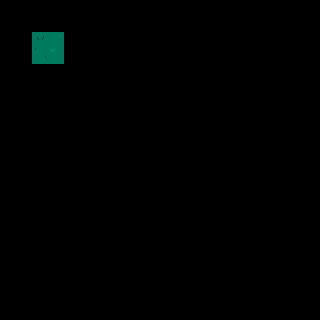

Rendered tile map (Tiled .tmx) drawn with the repository's tilesets; below, a short description and the full map source, tile grids included:
An orthogonal 10x10 tile map with 32x32 px tiles, 10 tile layers (regions, input_ground, output1_ground, output2_ground, ...).

<map version="1.9" tiledversion="1.9.0" orientation="orthogonal" renderorder="right-down" width="10" height="10" tilewidth="32" tileheight="32" infinite="0" nextlayerid="11" nextobjectid="1">
 <tileset firstgid="1" source="../../Tilesets/forest-tiles.tsx" />
 <layer id="1" name="regions" width="10" height="10">
  <data encoding="csv">
0,0,0,0,0,0,0,0,0,0,
0,57,0,0,0,0,0,0,0,0,
0,0,0,0,0,0,0,0,0,0,
0,0,0,0,0,0,0,0,0,0,
0,0,0,0,0,0,0,0,0,0,
0,0,0,0,0,0,0,0,0,0,
0,0,0,0,0,0,0,0,0,0,
0,0,0,0,0,0,0,0,0,0,
0,0,0,0,0,0,0,0,0,0,
0,0,0,0,0,0,0,0,0,0
</data>
 </layer>
 <layer id="2" name="input_ground" width="10" height="10">
  <data encoding="csv">
0,0,0,0,0,0,0,0,0,0,
0,19,0,0,0,0,0,0,0,0,
0,0,0,0,0,0,0,0,0,0,
0,0,0,0,0,0,0,0,0,0,
0,0,0,0,0,0,0,0,0,0,
0,0,0,0,0,0,0,0,0,0,
0,0,0,0,0,0,0,0,0,0,
0,0,0,0,0,0,0,0,0,0,
0,0,0,0,0,0,0,0,0,0,
0,0,0,0,0,0,0,0,0,0
</data>
 </layer>
 <layer id="3" name="output1_ground" width="10" height="10">
  <data encoding="csv">
0,0,0,0,0,0,0,0,0,0,
0,19,0,0,0,0,0,0,0,0,
0,0,0,0,0,0,0,0,0,0,
0,0,0,0,0,0,0,0,0,0,
0,0,0,0,0,0,0,0,0,0,
0,0,0,0,0,0,0,0,0,0,
0,0,0,0,0,0,0,0,0,0,
0,0,0,0,0,0,0,0,0,0,
0,0,0,0,0,0,0,0,0,0,
0,0,0,0,0,0,0,0,0,0
</data>
 </layer>
 <layer id="4" name="output2_ground" width="10" height="10">
  <data encoding="csv">
0,0,0,0,0,0,0,0,0,0,
0,11,0,0,0,0,0,0,0,0,
0,0,0,0,0,0,0,0,0,0,
0,0,0,0,0,0,0,0,0,0,
0,0,0,0,0,0,0,0,0,0,
0,0,0,0,0,0,0,0,0,0,
0,0,0,0,0,0,0,0,0,0,
0,0,0,0,0,0,0,0,0,0,
0,0,0,0,0,0,0,0,0,0,
0,0,0,0,0,0,0,0,0,0
</data>
 </layer>
 <layer id="5" name="output3_ground" width="10" height="10">
  <data encoding="csv">
0,0,0,0,0,0,0,0,0,0,
0,18,0,0,0,0,0,0,0,0,
0,0,0,0,0,0,0,0,0,0,
0,0,0,0,0,0,0,0,0,0,
0,0,0,0,0,0,0,0,0,0,
0,0,0,0,0,0,0,0,0,0,
0,0,0,0,0,0,0,0,0,0,
0,0,0,0,0,0,0,0,0,0,
0,0,0,0,0,0,0,0,0,0,
0,0,0,0,0,0,0,0,0,0
</data>
 </layer>
 <layer id="6" name="output4_ground" width="10" height="10">
  <data encoding="csv">
0,0,0,0,0,0,0,0,0,0,
0,20,0,0,0,0,0,0,0,0,
0,0,0,0,0,0,0,0,0,0,
0,0,0,0,0,0,0,0,0,0,
0,0,0,0,0,0,0,0,0,0,
0,0,0,0,0,0,0,0,0,0,
0,0,0,0,0,0,0,0,0,0,
0,0,0,0,0,0,0,0,0,0,
0,0,0,0,0,0,0,0,0,0,
0,0,0,0,0,0,0,0,0,0
</data>
 </layer>
 <layer id="7" name="output5_ground" width="10" height="10">
  <data encoding="csv">
0,0,0,0,0,0,0,0,0,0,
0,27,0,0,0,0,0,0,0,0,
0,0,0,0,0,0,0,0,0,0,
0,0,0,0,0,0,0,0,0,0,
0,0,0,0,0,0,0,0,0,0,
0,0,0,0,0,0,0,0,0,0,
0,0,0,0,0,0,0,0,0,0,
0,0,0,0,0,0,0,0,0,0,
0,0,0,0,0,0,0,0,0,0,
0,0,0,0,0,0,0,0,0,0
</data>
 </layer>
 <layer id="8" name="output6_ground" width="10" height="10">
  <data encoding="csv">
0,0,0,0,0,0,0,0,0,0,
0,8,0,0,0,0,0,0,0,0,
0,0,0,0,0,0,0,0,0,0,
0,0,0,0,0,0,0,0,0,0,
0,0,0,0,0,0,0,0,0,0,
0,0,0,0,0,0,0,0,0,0,
0,0,0,0,0,0,0,0,0,0,
0,0,0,0,0,0,0,0,0,0,
0,0,0,0,0,0,0,0,0,0,
0,0,0,0,0,0,0,0,0,0
</data>
 </layer>
 <layer id="9" name="output7_ground" width="10" height="10">
  <data encoding="csv">
0,0,0,0,0,0,0,0,0,0,
0,16,0,0,0,0,0,0,0,0,
0,0,0,0,0,0,0,0,0,0,
0,0,0,0,0,0,0,0,0,0,
0,0,0,0,0,0,0,0,0,0,
0,0,0,0,0,0,0,0,0,0,
0,0,0,0,0,0,0,0,0,0,
0,0,0,0,0,0,0,0,0,0,
0,0,0,0,0,0,0,0,0,0,
0,0,0,0,0,0,0,0,0,0
</data>
 </layer>
 <layer id="10" name="output8_ground" width="10" height="10">
  <data encoding="csv">
0,0,0,0,0,0,0,0,0,0,
0,24,0,0,0,0,0,0,0,0,
0,0,0,0,0,0,0,0,0,0,
0,0,0,0,0,0,0,0,0,0,
0,0,0,0,0,0,0,0,0,0,
0,0,0,0,0,0,0,0,0,0,
0,0,0,0,0,0,0,0,0,0,
0,0,0,0,0,0,0,0,0,0,
0,0,0,0,0,0,0,0,0,0,
0,0,0,0,0,0,0,0,0,0
</data>
 </layer>
</map>
